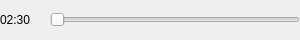
<?xml version="1.0" encoding="UTF-8"?>
<ui version="4.0">
 <class>MySlider</class>
 <widget class="QWidget" name="MySlider">
  <property name="geometry">
   <rect>
    <x>0</x>
    <y>0</y>
    <width>300</width>
    <height>40</height>
   </rect>
  </property>
  <property name="minimumSize">
   <size>
    <width>300</width>
    <height>40</height>
   </size>
  </property>
  <property name="maximumSize">
   <size>
    <width>300</width>
    <height>40</height>
   </size>
  </property>
  <property name="windowTitle">
   <string>Form</string>
  </property>
  <property name="styleSheet">
   <string notr="true"/>
  </property>
  <widget class="QSlider" name="horizontalSlider">
   <property name="geometry">
    <rect>
     <x>50</x>
     <y>5</y>
     <width>250</width>
     <height>30</height>
    </rect>
   </property>
   <property name="styleSheet">
    <string notr="true"/>
   </property>
   <property name="tracking">
    <bool>true</bool>
   </property>
   <property name="orientation">
    <enum>Qt::Horizontal</enum>
   </property>
  </widget>
  <widget class="QLabel" name="label">
   <property name="geometry">
    <rect>
     <x>0</x>
     <y>0</y>
     <width>50</width>
     <height>40</height>
    </rect>
   </property>
   <property name="text">
    <string>02:30</string>
   </property>
  </widget>
 </widget>
 <resources/>
 <connections/>
</ui>
